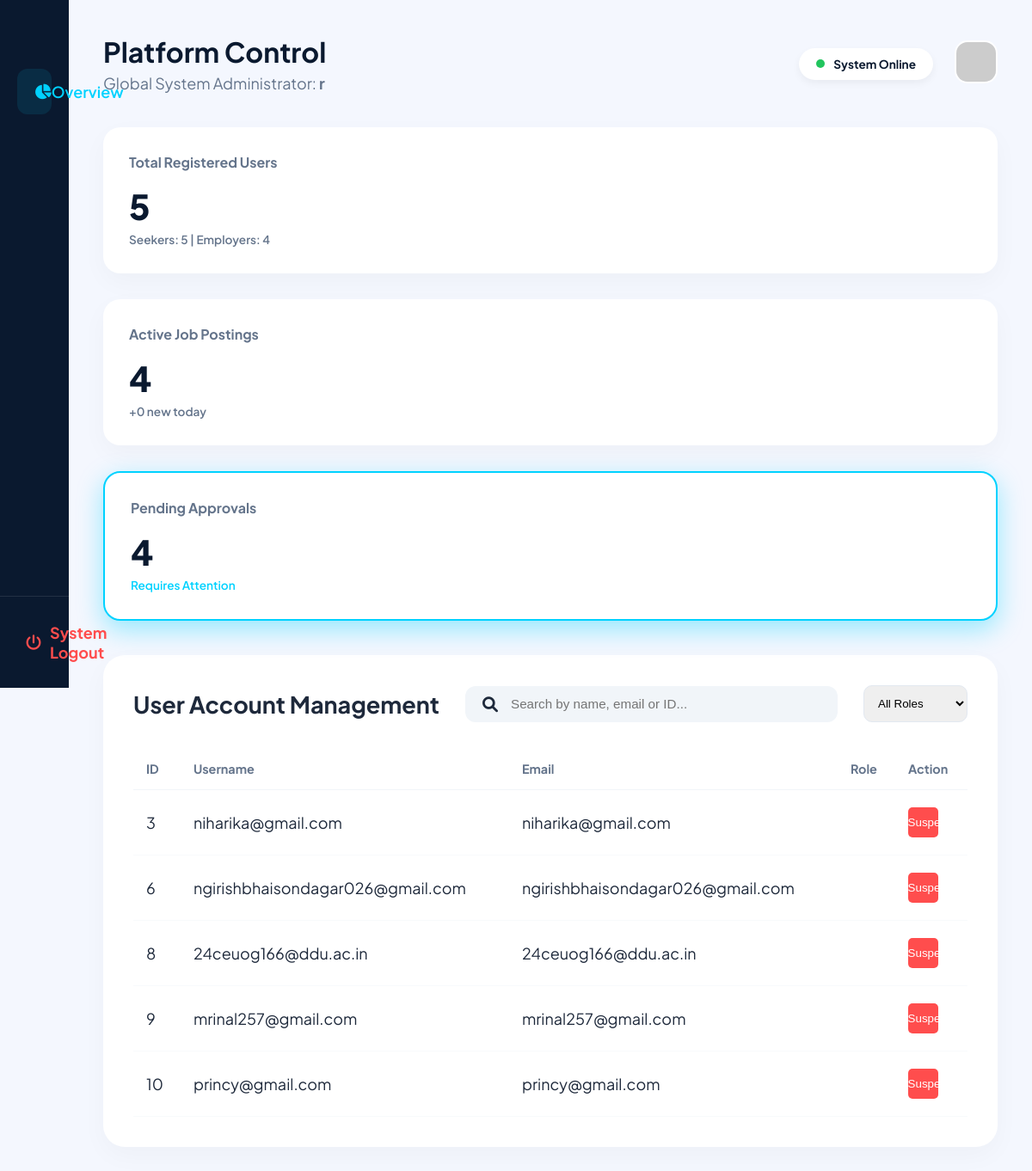
The page /admin_dashboard/ (signed in) on the database as committed earlier.
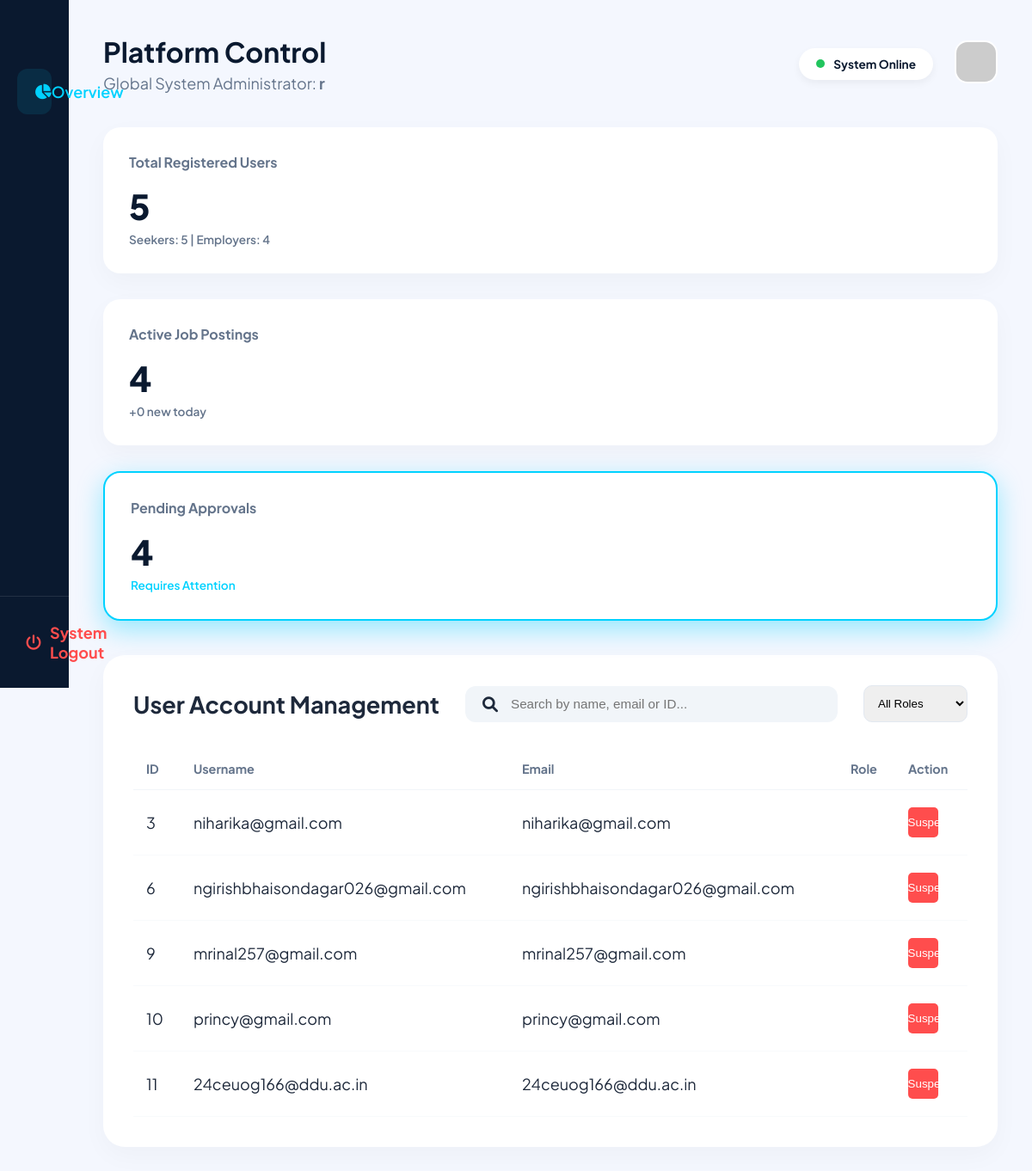
The same page on the database as committed later.
### accounts/models.py (models this page shows, shortened)
class seekerdb(models.Model):
    WORK_TYPES = (
        ('Remote', 'Remote'),
        ('On-site', 'On-site'),
        ('Hybrid', 'Hybrid'),
    )
    user = models.OneToOneField(User, on_delete=models.CASCADE, related_name='seeker_profile')
    full_name = models.CharField(max_length=255)
    experience_years = models.IntegerField(default=0)
    work_type = models.CharField(max_length=20, choices=WORK_TYPES, default='Remote')
    skills = models.TextField(help_text="Enter skills separated by commas")
    resume = models.FileField(
        upload_to='resumes/',
        validators=[FileExtensionValidator(['pdf', 'doc', 'docx'])],
        null=True, blank=True
    )
    resume_updated_at = models.DateTimeField(auto_now=True)
    profile_views = models.IntegerField(default=0)

class User(AbstractUser):
    is_seeker = models.BooleanField(default=False)
    is_employer = models.BooleanField(default=False)
    profile_picture = models.ImageField(upload_to='profiles/', null=True, blank=True)

### accounts/views.py (the view)
# urls.py: path('admin_dashboard/', views.admin_dashboard, name='admin_dashboard'),
@user_passes_test(lambda u: u.is_superuser)
@login_required
def admin_dashboard(request):
    profiles = seekerdb.objects.all()
    stats = {
        "total_users": profiles.count(),
        "seekers_count": seekerdb.objects.count(),
        "employers_count": employerdb.objects.count(),
        "active_jobs": Job.objects.filter(is_active=True).count(),
        "jobs_today": Job.objects.filter(created_at__date=date.today()).count(),
        "pending_verifications": employerdb.objects.filter(is_verified=False).count()
    }
    return render(request, "admin_dashboard.html", {
        "profiles": profiles,
        "stats": stats
    })

### templates/admin_dashboard.html (shortened to what this page needs)
{% extends 'base.html' %} {% load static %} {% block navbar %}{% endblock %}
{%block footer %}{% endblock %} {% block extra_css %}
<link rel="stylesheet" href="{% static 'css/admin_dashboard.css' %}" />
{% endblock %} {% block content %}
<div class="admin-wrapper">
  <aside class="sidebar">
    <div class="sidebar-brand">
    </div>
    <ul class="sidebar-nav">
      <li>
        <a href="{% url 'admin_dashboard' %}" class="active"
          ><i class="fas fa-chart-pie"></i> Overview</a
        >
      </li>
    </ul>
    <div class="sidebar-footer">
      <a href="{% url 'logout' %}" class="logout-link"
        ><i class="fas fa-power-off"></i> System Logout</a
      >
    </div>
  </aside>
  <main class="main-content">
    <header class="top-header">
      <div class="user-greeting">
        <h1>Platform Control</h1>
        <p>Global System Administrator: <strong>{{ user.username }}</strong></p>
      </div>
      <div class="header-right">
        <div class="status-indicator">
          <span class="pulse-green"></span> System Online
        </div>
        <div class="user-avatar">
          <img
            src="https://ui-avatars.com/api/?name=Admin&background=00d2ff&color=0a192f"
            alt="Admin"
          />
        </div>
      </div>
    </header>
    <section class="stats-container">
      <div class="stat-card">
        <h3>Total Registered Users</h3>
        <p class="number">{{ stats.total_users|default:"0" }}</p>
        <span class="label"
          >Seekers: {{ stats.seekers_count }} | Employers: {{ stats.employers_count }}</span>
      </div>
      <div class="stat-card">
        <h3>Active Job Postings</h3>
        <p class="number">{{ stats.active_jobs }}</p>
        <span class="label">+{{ stats.jobs_today }} new today</span>
      </div>
      <div class="stat-card glow-card">
        <h3>Pending Approvals</h3>
        <p class="number">{{ stats.pending_verifications }}</p>
        <span class="label text-cyan">Requires Attention</span>
      </div>
    </section>
    <section class="table-container">
      <div class="table-header">
        <h2>User Account Management</h2>
        <form method="GET" action="" class="search-box">
          <i class="fas fa-search"></i>
          <input
            type="text"
            name="search"
            placeholder="Search by name, email or ID..."
            value="{{ request.GET.search }}"
          />
        </form>
        <div class="filter-group">
          <select class="role-filter" onchange="location = this.value">
            <option value="?role=all">All Roles</option>
          </select>
        </div>
      </div>
      <div class="responsive-table">
  <table class="admin-table">
    <thead>
      <tr>
        <th>ID</th>
        <th>Username</th>
        <th>Email</th>
        <th>Role</th>
        <th>Action</th>
      </tr>
    </thead>
    <tbody>
      {% for p in profiles %}
      <tr>
        <td>{{ p.user.id }}</td>
        <td>{{ p.user.username }}</td>
        <td>{{ p.user.email }}</td>
        <td>{{ p.role }}</td>
        <td>
  {% if p.user.is_active %}
  <form method="POST" action="{% url 'suspend_user' p.user.id %}">
    <button type="submit" class="btn-action suspend">
      <i class="fas fa-user-slash"></i> Suspend
    </button>
  </form>
  {% endif %}
</td>
      </tr>
      {% empty %}
      <tr>
        <td colspan="5" style="text-align:center">
          No users found matching criteria
        </td>
      </tr>
      {% endfor %}
    </tbody>
  </table>
</div>
    </section>
  </main>
</div>
{% endblock %}

Rows that differ between the two databases and show on the page:
removed seekerdb: user.id "8", user.username "24ceuog166@ddu.ac.in", user.email "24ceuog166@ddu.ac.in", shows "Suspend"
added seekerdb: user.id "11", user.username "24ceuog166@ddu.ac.in", user.email "24ceuog166@ddu.ac.in", shows "Suspend"
